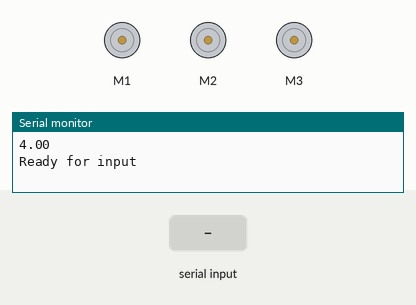
This sketch was run on a simulated Arduino Uno, built with avr-gcc and run on an emulated ATmega328P. On the bench: 3 × DC motor (green arrow = forward, orange = backward, longer = faster), the last lines printed to the serial monitor. The test bench sets the inputs (shaded band).

Above: at 1.2 s.
1.3 s: "1" received over Serial
At 2.7 s:
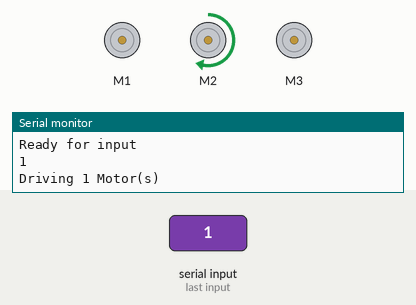
At 7.7 s:
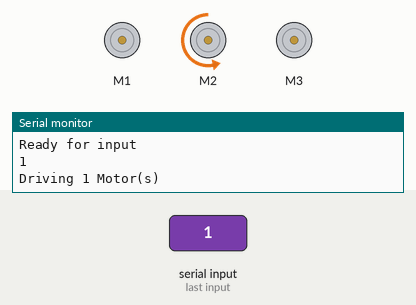
Timing chart, 0 to 12.2 s (numbered marks = the images above; inputs shaded):
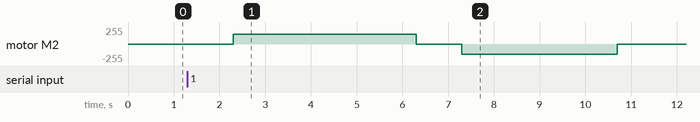

The sketch:

3DCmotorTestRun.ino
```cpp
#include <Wire.h>
#include <Adafruit_MotorShield.h>

// Create the motor shield object with the default I2C address
Adafruit_MotorShield AFMS = Adafruit_MotorShield();
// Don't know why, but keep AFMS.getMotor(0). Stuff breaks without it.
Adafruit_DCMotor *M[] = {AFMS.getMotor(0), AFMS.getMotor(1), AFMS.getMotor(2), AFMS.getMotor(3)};

#define D 600000 // Semi-arbitrary number representing the distance each cable is wound

float mspeed = 150;   // Speed 0-255

float wind_time = D/mspeed;
float unwind_time = wind_time*0.85;

//float wind_time = 100;
//float unwind_time = 0;

int n[] = {2};

void setup() {
  Serial.begin(9600);

  AFMS.begin();  // create with the default frequency 1.6KHz

  // Set the speed to start, from 0 (off) to 255 (max speed)
  M[1]->setSpeed(mspeed);
  M[2]->setSpeed(mspeed);
  M[3]->setSpeed(mspeed);

  Serial.println(wind_time/1000);
  Serial.println("Ready for input");
}

void loop() {
  while (Serial.available() == 0) return;
  Serial.println(Serial.readString());
  Drive_Motors();
}

void Drive_Motors() {
  int NOM = sizeof(n)/sizeof(int);
  int i;

  Serial.println("Driving "+String(NOM)+" Motor(s)");
  for (i=0;i<NOM;i++) M[n[i]]->run(FORWARD);
  delay(wind_time);

  for (i=0;i<NOM;i++) M[n[i]]->run(RELEASE);
  delay(1000);

  for (i=0;i<NOM;i++) M[n[i]]->run(BACKWARD);
  delay(unwind_time);

  for (i=0;i<NOM;i++) M[n[i]]->run(RELEASE);
  Serial.println("Command Finished");
}
```

Measured:
- after the input at 1.3 s, motor M2: stopped → forward 150/255 after 1.0 s, → stopped 4.0 s later, → backward 150/255 1.0 s later, → stopped 3.4 s later
